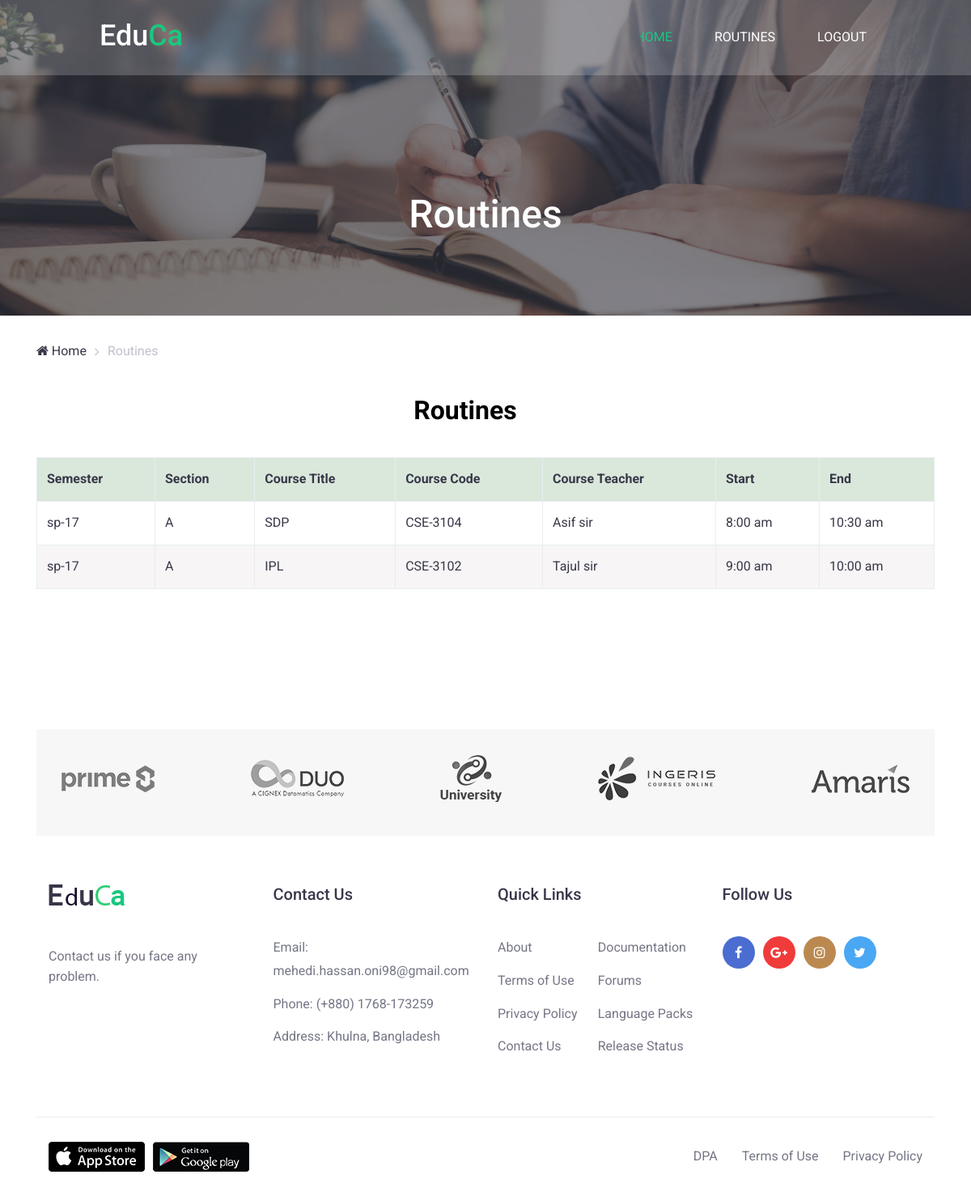
The app's page /routines.php (signed in) with its own data.
### tables this page shows
CREATE TABLE IF NOT EXISTS `routines` (
  `id` int(11) NOT NULL,
  `s_name` varchar(255) NOT NULL,
  `dept` varchar(255) NOT NULL,
  `year` varchar(255) NOT NULL,
  `sem` varchar(255) NOT NULL,
  `sec` varchar(255) NOT NULL,
  `c_title` varchar(255) NOT NULL,
  `c_code` varchar(255) NOT NULL,
  `c_teacher` varchar(255) NOT NULL,
  `s_time` varchar(255) NOT NULL,
  `e_time` varchar(255) NOT NULL
);

### routines.php (the view, shortened to what this page needs)
<?php
$connect = mysqli_connect("localhost", "root", "", "educa");
?>
<!DOCTYPE html>
<html lang="en">
<head>
    <link rel="stylesheet" href="css/bootstrap.min.css">
    <link rel="stylesheet" href="css/font-awesome.min.css">
    <link rel="stylesheet" href="css/elegant-fonts.css">
    <link rel="stylesheet" href="css/themify-icons.css">
    <link rel="stylesheet" href="css/swiper.min.css">
    <link rel="stylesheet" href="style.css">
</head>
<body>
    <div class="hero-content">
        <header class="site-header">
            <div class="nav-bar">
                <div class="container-fluid">
                    <div class="row">
                        <div class="col-9 col-lg-3">
                            <div class="site-branding">
                                <h1 class="site-title"><a href="index.php" rel="home">Edu<span>Ca</span></a></h1>
                            </div>
                        </div>
                        <div class="col-3 col-lg-9 flex justify-content-end align-content-center">
                            <nav class="site-navigation flex justify-content-end align-items-center">
                                <ul class="flex flex-column flex-lg-row justify-content-lg-end align-content-center">
                                    <li class="current-menu-item"><a href="index.php">Home</a></li>
                                    <li><a href="routines.php">Routines</a></li>
                                    <li><a href="logout.php">Logout</a></li>
                                </ul>
                            </nav>
                        </div>
                    </div>
                </div>
            </div>
        </header>
    <div class="page-header">
        <div class="page-header-overlay">
            <div class="container">
                <div class="row">
                    <div class="col-12">
                        <header class="entry-header">
                            <h1>Routines</h1>
                        </header>
                    </div>
                </div>
            </div>
        </div>
    </div>
</div>
    <div class="container">
        <div class="row">
            <div class="col-12">
                <div class="breadcrumbs">
                    <ul class="flex flex-wrap align-items-center p-0 m-0">
                        <li><a href="#"><i class="fa fa-home"></i> Home</a></li>
                        <li>Routines</li>
                    </ul>
                </div>
            </div>
        </div>
<div class="data-table">
     <b>Routines</b><br>
</div>
<br>
<?php
            $query = "SELECT * FROM routines where year=3 and sem=2";
            $data = mysqli_query($connect, $query);
            $total = mysqli_num_rows($data);
  if ($total != 0)
    {
?>
<div class="update-cancel">
    <form method="post" >
        <table class="table table-striped table-bordered table-hover">
        <tr class="active edit">
            <th>Semester</th>
            <th>Section</th>
            <th>Course Title</th>
            <th>Course Code</th>
            <th>Course Teacher</th>
            <th>Start</th>
            <th>End</th>
        </tr>
<?php
$j=0;
    while ($result=mysqli_fetch_assoc($data))
    {  $j++;
?>
            <tr>
                <td><?php echo $result["s_name"] ?></td>
                <td><?php echo $result["sec"] ?></td>
                <td><?php echo $result["c_title"] ?></td>
                <td><?php echo $result["c_code"] ?></td>
                <td><?php echo $result["c_teacher"] ?></td>
                <td><?php echo $result["s_time"] ?></td>
                <td><?php echo $result["e_time"] ?></td>
            </tr>
<?php
    }
?>
        </table>
    </form>
</div>
        <br>
        <br>
<?php
 }
    else
    {
        echo "No record Found";
    }
include 'inc/footer.php';
?>

### style.css (style rules this page uses)
body { color: #383749; font-size: 16px; line-height: 1.8; font-family: 'Roboto', sans-serif; }
a { color: #383749; }
.flex { display: flex !important; }
.site-header { position: absolute; top: 0; left: 0; z-index: 9999; width: 100%; }
@media screen and (min-width: 768px) { .site-header { background: rgba(255,255,255,.1); } }
.nav-bar { padding: 20px 0; background: rgba(255,255,255,.1); }
.site-title { padding: 6px 0; margin: 0; font-size: 36px; font-weight: 500; line-height: 1; text-align: left !important; }
.site-title a { color: #fff; text-decoration: none; }
.site-title a span { color: #19c880; }
@media screen and (min-width: 768px) { .site-branding { margin-left: 40%; } }
.site-navigation ul { margin: 0; list-style: none; position: fixed; top: 0; left: -320px; z-index: 9999; width: 320px; max-width: calc(100% - 120px); height: 100%; overflow-x: scroll; padding: 30px 15px; background: rgba(0,0,0,.9); transition: all 0.35s; }
.site-navigation ul li a { display: block; padding: 12px 26px; color: #fff; text-decoration: none; text-transform: uppercase; }
@media screen and (min-width: 992px) { .site-navigation ul { position: relative; top: auto; left: auto; width: 100%; height: auto; padding: 0; overflow: auto; background: transparent; } }
.site-navigation ul li a:hover, .site-navigation ul li.current-menu-item a { color: #19c880; }
.hero-content { background: url("images/hero-bg.jpg") no-repeat center; background-size: cover; }
.page-header { background-size: cover !important; }
.page-header-overlay { background: rgba(21,20,33,.5); height: 390px; padding-top: 236px; }
.page-header h1 { font-size: 48px; font-weight: 500; color: #fff; text-align: center; }
.breadcrumbs { margin: 30px 0; }
.breadcrumbs ul { list-style: none; }
.breadcrumbs li { position: relative; padding-right: 16px; margin-right: 10px; color: #c0c1cd; }
.breadcrumbs li::after { content: ''; position: absolute; top: 0; right: 0; width: 6px; height: 100%; font-family: 'FontAwesome'; }
.breadcrumbs li:nth-last-of-type(1)::after { display: none; }
.breadcrumbs li a { color: #383749; text-decoration: none; }
@media screen and (min-width: 768px) { .data-table { color: black; font-size: 2.0em; } }
@media screen and (min-width: 768px) { .table.table-striped.table-bordered.table-hover tr.active.edit { background-color: rgb(218, 232, 219); } }
@media screen and (min-width: 768px) { * { padding: 0; } }

### records on screen
routines: s_name "sp-17", sec "A", c_title "SDP", c_code "CSE-3104", c_teacher "Asif sir", s_time "8:00 am", e_time "10:30 am"
routines: s_name "sp-17", sec "A", c_title "IPL", c_code "CSE-3102", c_teacher "Tajul sir", s_time "9:00 am", e_time "10:00 am"
